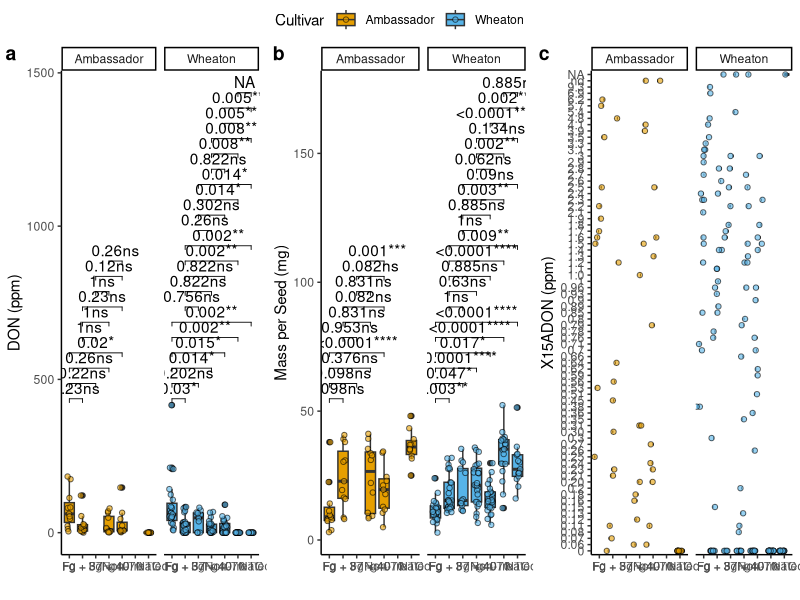

The R script that drew this image:
## ---- chunk 1
library(ggplot2)
library(knitr)
library(markdown)
library(ggrepel)
library(ggpubr)
knitr::opts_chunk$set(echo = TRUE)
## ---- chunk 2
mycotoxin_csv <- read.csv("MycotoxinData.csv", na.strings = "na")
## ---- chunk 3
cbbPalette <- c("#000000", "#E69F00", "#56B4E9", "#009E73", "#F0E442", "#0072B2", "#D55E00", "#CC79A7")
## ---- chunk 4
# boxplot with treatment by DON
treatment.DON <- ggplot(mycotoxin_csv, aes(x = Treatment, y = DON, fill = Cultivar)) +
  geom_boxplot(position = "dodge") +
  geom_point(position = position_jitterdodge(), shape = 21, color = "#000000", alpha = 0.6) +
  geom_pwc(aes(group = Treatment), method = "t_test", label = "{p.adj.format}{p.adj.signif}") +
  facet_wrap(~ Cultivar) +
  ylab("DON (ppm)") +
  xlab("") +
  theme_classic() +
  scale_fill_manual(values = c("#E69F00", "#56B4E9")) 

# boxplot with treatment by X15ADON
treatment.X15ADON <- ggplot(mycotoxin_csv, aes(x = Treatment, y = X15ADON, fill = Cultivar)) +
  geom_boxplot(position = "dodge") +
  geom_point(position = position_jitterdodge(), shape = 21, color = "#000000", alpha = 0.6) +
  geom_pwc(aes(group = Treatment), method = "t_test", label = "{p.adj.format}{p.adj.signif}") +
  facet_wrap(~ Cultivar) +
  ylab("X15ADON (ppm)") +
  xlab("") +
  scale_fill_manual(values = c("#E69F00", "#56B4E9")) +
  theme_classic() 

# boxplot with treatment by MassperSeed_mg
treatment.massperseed_mg <- ggplot(mycotoxin_csv, aes(x = Treatment, y = MassperSeed_mg, fill = Cultivar)) +
  geom_boxplot(position = "dodge") +
  geom_point(position = position_jitterdodge(), shape = 21, color = "#000000", alpha = 0.6) +
  geom_pwc(aes(group = Treatment), method = "t_test", label = "{p.adj.format}{p.adj.signif}") +
  facet_wrap(~ Cultivar) +
  ylab("Mass per Seed (mg)") +
  xlab("") +
  scale_fill_manual(values = c("#E69F00", "#56B4E9")) +
  theme_classic() 
## ---- chunk 5
figure1 <- ggarrange(
  treatment.DON,  
  treatment.massperseed_mg, 
  treatment.X15ADON,  
  labels = "auto",  
  nrow = 1,  
  ncol = 3,  
  common.legend = TRUE
)

figure1
